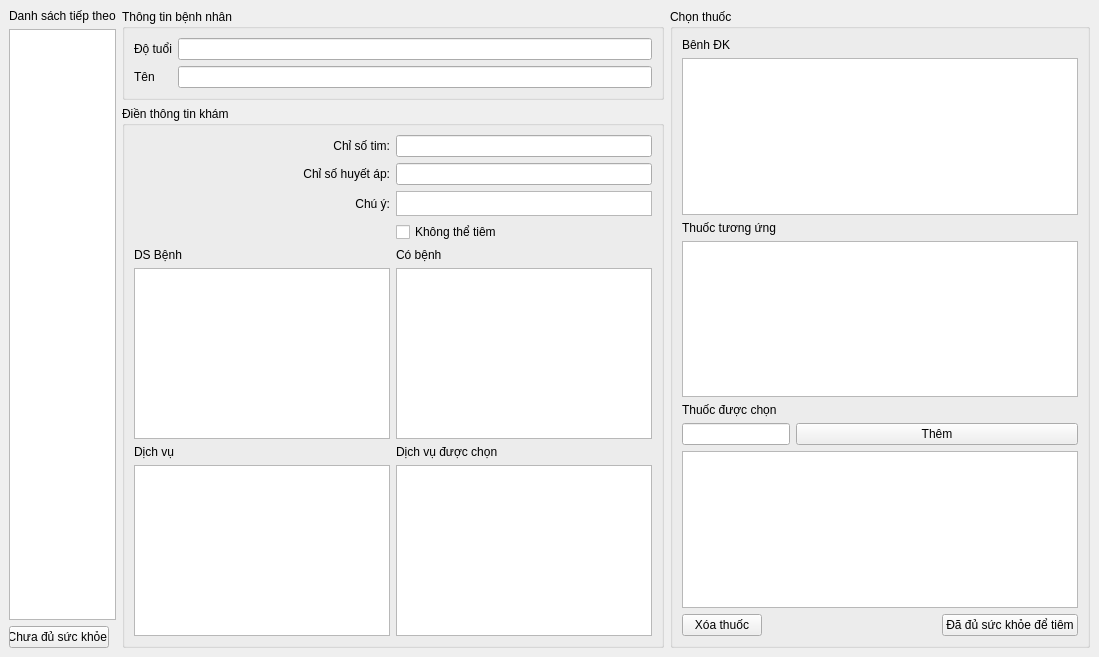
<?xml version="1.0" encoding="UTF-8"?>
<ui version="4.0">
 <class>khamsobo</class>
 <widget class="QMainWindow" name="khamsobo">
  <property name="geometry">
   <rect>
    <x>0</x>
    <y>0</y>
    <width>1099</width>
    <height>657</height>
   </rect>
  </property>
  <property name="windowTitle">
   <string>Khám sơ bộ</string>
  </property>
  <property name="unifiedTitleAndToolBarOnMac">
   <bool>true</bool>
  </property>
  <widget class="QWidget" name="centralwidget">
   <layout class="QHBoxLayout" name="horizontalLayout_3">
    <item>
     <layout class="QVBoxLayout" name="verticalLayout_4">
      <item>
       <layout class="QVBoxLayout" name="verticalLayout_2">
        <property name="sizeConstraint">
         <enum>QLayout::SetDefaultConstraint</enum>
        </property>
        <item>
         <widget class="QLabel" name="label">
          <property name="text">
           <string>Danh sách tiếp theo</string>
          </property>
         </widget>
        </item>
        <item>
         <widget class="QListView" name="listView_dsCho">
          <property name="sizePolicy">
           <sizepolicy hsizetype="Fixed" vsizetype="Expanding">
            <horstretch>0</horstretch>
            <verstretch>0</verstretch>
           </sizepolicy>
          </property>
          <property name="minimumSize">
           <size>
            <width>57</width>
            <height>0</height>
           </size>
          </property>
          <property name="maximumSize">
           <size>
            <width>190</width>
            <height>16777215</height>
           </size>
          </property>
         </widget>
        </item>
       </layout>
      </item>
      <item>
       <widget class="QPushButton" name="khongduak">
        <property name="sizePolicy">
         <sizepolicy hsizetype="Preferred" vsizetype="Preferred">
          <horstretch>0</horstretch>
          <verstretch>0</verstretch>
         </sizepolicy>
        </property>
        <property name="maximumSize">
         <size>
          <width>100</width>
          <height>16777215</height>
         </size>
        </property>
        <property name="text">
         <string>Chưa đủ sức khỏe </string>
        </property>
       </widget>
      </item>
     </layout>
    </item>
    <item>
     <layout class="QVBoxLayout" name="verticalLayout_8">
      <item>
       <widget class="QGroupBox" name="groupBox">
        <property name="title">
         <string>Thông tin bệnh nhân</string>
        </property>
        <layout class="QHBoxLayout" name="horizontalLayout">
         <item>
          <layout class="QFormLayout" name="formLayout_2">
           <item row="0" column="0">
            <widget class="QLabel" name="label_7">
             <property name="text">
              <string>Độ tuổi</string>
             </property>
            </widget>
           </item>
           <item row="0" column="1">
            <widget class="QLineEdit" name="tuoi"/>
           </item>
           <item row="1" column="1">
            <widget class="QLineEdit" name="ten"/>
           </item>
           <item row="1" column="0">
            <widget class="QLabel" name="label_9">
             <property name="text">
              <string>Tên</string>
             </property>
            </widget>
           </item>
          </layout>
         </item>
        </layout>
       </widget>
      </item>
      <item>
       <widget class="QGroupBox" name="groupBox_2">
        <property name="title">
         <string>Điền thông tin khám</string>
        </property>
        <layout class="QGridLayout" name="gridLayout_2">
         <item row="4" column="0" rowspan="2" colspan="2">
          <layout class="QVBoxLayout" name="verticalLayout">
           <item>
            <widget class="QLabel" name="label_12">
             <property name="text">
              <string>DS Bệnh</string>
             </property>
            </widget>
           </item>
           <item>
            <widget class="QTreeView" name="treeView_benh">
             <property name="sizePolicy">
              <sizepolicy hsizetype="Expanding" vsizetype="Expanding">
               <horstretch>0</horstretch>
               <verstretch>0</verstretch>
              </sizepolicy>
             </property>
             <property name="minimumSize">
              <size>
               <width>0</width>
               <height>100</height>
              </size>
             </property>
             <property name="maximumSize">
              <size>
               <width>1000</width>
               <height>1000</height>
              </size>
             </property>
            </widget>
           </item>
           <item>
            <layout class="QVBoxLayout" name="verticalLayout_7">
             <item>
              <widget class="QLabel" name="label_14">
               <property name="text">
                <string>Dịch vụ</string>
               </property>
              </widget>
             </item>
             <item>
              <widget class="QTreeView" name="treeView_dichVu"/>
             </item>
            </layout>
           </item>
          </layout>
         </item>
         <item row="4" column="2" rowspan="2">
          <layout class="QVBoxLayout" name="verticalLayout_6">
           <item>
            <widget class="QLabel" name="label_13">
             <property name="text">
              <string>Có bệnh</string>
             </property>
            </widget>
           </item>
           <item>
            <widget class="QListView" name="listView_benhduocchon">
             <property name="minimumSize">
              <size>
               <width>0</width>
               <height>100</height>
              </size>
             </property>
            </widget>
           </item>
           <item>
            <layout class="QVBoxLayout" name="verticalLayout_5">
             <item>
              <widget class="QLabel" name="label_6">
               <property name="text">
                <string>Dịch vụ được chọn</string>
               </property>
              </widget>
             </item>
             <item>
              <widget class="QTreeView" name="treeView_DSPhiChon"/>
             </item>
            </layout>
           </item>
          </layout>
         </item>
         <item row="5" column="1">
          <widget class="QLabel" name="label_kq">
           <property name="text">
            <string/>
           </property>
          </widget>
         </item>
         <item row="2" column="2">
          <widget class="QTextEdit" name="chuy">
           <property name="sizePolicy">
            <sizepolicy hsizetype="Minimum" vsizetype="Expanding">
             <horstretch>0</horstretch>
             <verstretch>0</verstretch>
            </sizepolicy>
           </property>
           <property name="minimumSize">
            <size>
             <width>100</width>
             <height>25</height>
            </size>
           </property>
           <property name="maximumSize">
            <size>
             <width>16777215</width>
             <height>30</height>
            </size>
           </property>
          </widget>
         </item>
         <item row="3" column="2">
          <widget class="QCheckBox" name="checkBox_khogtimdc">
           <property name="text">
            <string>Không thể tiêm</string>
           </property>
          </widget>
         </item>
         <item row="0" column="2">
          <widget class="QLineEdit" name="cs_tim">
           <property name="sizePolicy">
            <sizepolicy hsizetype="Expanding" vsizetype="Preferred">
             <horstretch>0</horstretch>
             <verstretch>0</verstretch>
            </sizepolicy>
           </property>
          </widget>
         </item>
         <item row="1" column="1">
          <widget class="QLabel" name="label_3">
           <property name="text">
            <string>Chỉ số huyết áp:</string>
           </property>
           <property name="alignment">
            <set>Qt::AlignRight|Qt::AlignTrailing|Qt::AlignVCenter</set>
           </property>
          </widget>
         </item>
         <item row="1" column="2">
          <widget class="QLineEdit" name="csha">
           <property name="sizePolicy">
            <sizepolicy hsizetype="Expanding" vsizetype="Expanding">
             <horstretch>0</horstretch>
             <verstretch>0</verstretch>
            </sizepolicy>
           </property>
          </widget>
         </item>
         <item row="2" column="1">
          <widget class="QLabel" name="label_2">
           <property name="text">
            <string>Chú ý:</string>
           </property>
           <property name="alignment">
            <set>Qt::AlignRight|Qt::AlignTrailing|Qt::AlignVCenter</set>
           </property>
          </widget>
         </item>
         <item row="0" column="1">
          <widget class="QLabel" name="label_4">
           <property name="text">
            <string>Chỉ số tim:</string>
           </property>
           <property name="alignment">
            <set>Qt::AlignRight|Qt::AlignTrailing|Qt::AlignVCenter</set>
           </property>
          </widget>
         </item>
        </layout>
       </widget>
      </item>
     </layout>
    </item>
    <item>
     <widget class="QGroupBox" name="groupBox_3">
      <property name="title">
       <string>Chọn thuốc</string>
      </property>
      <layout class="QVBoxLayout" name="verticalLayout_3">
       <item>
        <layout class="QGridLayout" name="gridLayout">
         <item row="1" column="3">
          <widget class="QTreeView" name="treeView_benhdk">
           <property name="minimumSize">
            <size>
             <width>0</width>
             <height>40</height>
            </size>
           </property>
           <property name="maximumSize">
            <size>
             <width>1000</width>
             <height>216</height>
            </size>
           </property>
          </widget>
         </item>
         <item row="4" column="3">
          <widget class="QLabel" name="label_11">
           <property name="text">
            <string>Thuốc được chọn</string>
           </property>
          </widget>
         </item>
         <item row="6" column="3">
          <widget class="QListView" name="danhsach_chonthuoc">
           <property name="maximumSize">
            <size>
             <width>16777215</width>
             <height>800</height>
            </size>
           </property>
          </widget>
         </item>
         <item row="0" column="3">
          <widget class="QLabel" name="label_8">
           <property name="text">
            <string>Bênh ĐK</string>
           </property>
          </widget>
         </item>
         <item row="2" column="3">
          <widget class="QLabel" name="label_10">
           <property name="text">
            <string>Thuốc tương ứng</string>
           </property>
          </widget>
         </item>
         <item row="5" column="3">
          <layout class="QFormLayout" name="formLayout">
           <item row="0" column="0">
            <widget class="QLineEdit" name="lineEdit_mathuoc">
             <property name="minimumSize">
              <size>
               <width>91</width>
               <height>0</height>
              </size>
             </property>
            </widget>
           </item>
           <item row="0" column="1">
            <widget class="QPushButton" name="pushButton_3">
             <property name="text">
              <string>Thêm</string>
             </property>
            </widget>
           </item>
          </layout>
         </item>
         <item row="3" column="3">
          <widget class="QTreeView" name="treeView_thuocgoiY">
           <property name="maximumSize">
            <size>
             <width>16777215</width>
             <height>800</height>
            </size>
           </property>
          </widget>
         </item>
        </layout>
       </item>
       <item>
        <layout class="QHBoxLayout" name="horizontalLayout_2">
         <item>
          <widget class="QPushButton" name="pushButton_2">
           <property name="text">
            <string>Xóa thuốc</string>
           </property>
          </widget>
         </item>
         <item>
          <spacer name="horizontalSpacer">
           <property name="orientation">
            <enum>Qt::Horizontal</enum>
           </property>
           <property name="sizeHint" stdset="0">
            <size>
             <width>40</width>
             <height>20</height>
            </size>
           </property>
          </spacer>
         </item>
         <item>
          <widget class="QPushButton" name="pushButton">
           <property name="text">
            <string>Đã đủ sức khỏe để tiêm</string>
           </property>
          </widget>
         </item>
        </layout>
       </item>
      </layout>
      <zorder></zorder>
     </widget>
    </item>
   </layout>
  </widget>
 </widget>
 <resources/>
 <connections>
  <connection>
   <sender>pushButton</sender>
   <signal>clicked()</signal>
   <receiver>tuoi</receiver>
   <slot>clear()</slot>
   <hints>
    <hint type="sourcelabel">
     <x>1002</x>
     <y>623</y>
    </hint>
    <hint type="destinationlabel">
     <x>228</x>
     <y>47</y>
    </hint>
   </hints>
  </connection>
  <connection>
   <sender>pushButton</sender>
   <signal>clicked()</signal>
   <receiver>ten</receiver>
   <slot>clear()</slot>
   <hints>
    <hint type="sourcelabel">
     <x>1052</x>
     <y>627</y>
    </hint>
    <hint type="destinationlabel">
     <x>481</x>
     <y>75</y>
    </hint>
   </hints>
  </connection>
 </connections>
</ui>
